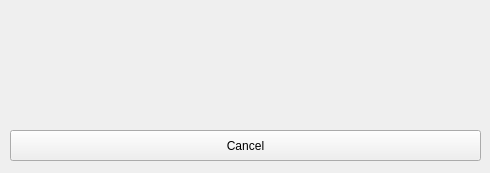
<?xml version="1.0" encoding="UTF-8"?>
<ui version="4.0">
 <class>CalibrationDialog</class>
 <widget class="QDialog" name="CalibrationDialog">
  <property name="enabled">
   <bool>true</bool>
  </property>
  <property name="geometry">
   <rect>
    <x>0</x>
    <y>0</y>
    <width>490</width>
    <height>173</height>
   </rect>
  </property>
  <property name="windowTitle">
   <string>Seat Device Configuration</string>
  </property>
  <widget class="QPushButton" name="btnCancel">
   <property name="geometry">
    <rect>
     <x>10</x>
     <y>130</y>
     <width>471</width>
     <height>31</height>
    </rect>
   </property>
   <property name="focusPolicy">
    <enum>Qt::NoFocus</enum>
   </property>
   <property name="text">
    <string>Cancel</string>
   </property>
  </widget>
  <widget class="QLabel" name="lblInstuction">
   <property name="geometry">
    <rect>
     <x>10</x>
     <y>10</y>
     <width>471</width>
     <height>101</height>
    </rect>
   </property>
   <property name="text">
    <string notr="true"/>
   </property>
   <property name="wordWrap">
    <bool>true</bool>
   </property>
  </widget>
 </widget>
 <resources/>
 <connections/>
</ui>
